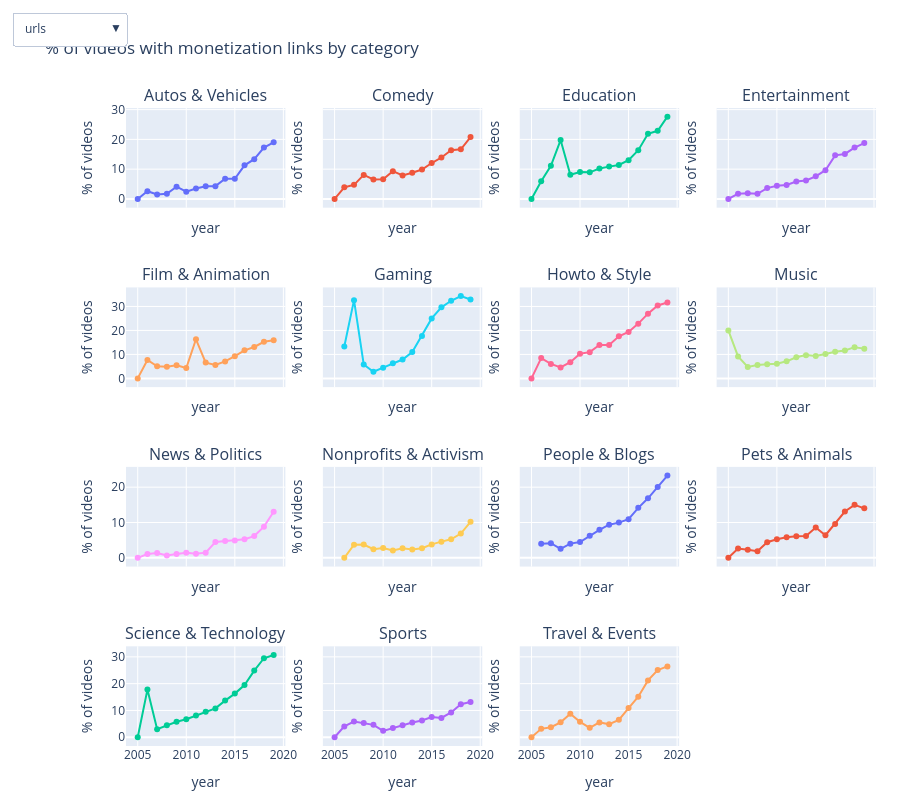

Notebook source saved alongside this figure:
### Markdown cell above
### Exploratory View of Link Usage Trends

Before preparing the final visualizations for the website, I created an exploratory overview to inspect general link adoption trends across YouTube categories.  
This view shows small multiples of time series by category, with an interactive selector to switch between different link types (e.g., monetization, content, social).

The goal of this step is not presentation, but validation: to understand overall patterns, relative timing, and category-level differences before designing more focused visual narratives.

### Code cell
df = df_calculated.copy()
cats = sorted(df["yt_category"].unique())
n_cats = len(cats)

# layout for small multiples
cols = 4
rows = (n_cats + cols - 1) // cols

fig = make_subplots(
    rows=rows, cols=cols,
    shared_xaxes=True, shared_yaxes=True,
    subplot_titles=cats,
)

# build one trace per (category, metric)
metric_names = ["urls", "monetization", "content", "social"]
metric_map = {m: "videos_with_" + m + "_pct" for m in metric_names}

traces = []
for i, cat in enumerate(cats):
    r = i // cols + 1
    c = i % cols + 1
    sub = df[df["yt_category"] == cat].sort_values("year")
    for m_name, col in metric_map.items():
        trace = go.Scatter(
            x=sub["year"],
            y=sub[col],
            mode="lines+markers",
            name=m_name,
            visible=(m_name == "monetization"),  # default
            showlegend=False,
        )
        fig.add_trace(trace, row=r, col=c)
        traces.append((cat, m_name))

# build buttons: each button toggles visibility of traces
buttons = []
for m_name in metric_names:
    visible = []
    for (_, trace_metric) in traces:
        visible.append(trace_metric == m_name)
    buttons.append(
        dict(
            label=m_name,
            method="update",
            args=[{"visible": visible},
                  {"title": f"% of videos with {m_name} links by category"}],
        )
    )

fig.update_layout(
    height=800,
    title="% of videos with monetization links by category",
    updatemenus=[dict(
        type="dropdown",
        x=0,
        y=1.15,
        showactive=True,
        buttons=buttons
    )],
    margin=dict(l=40, r=20, t=80, b=40),
)

fig.update_yaxes(title="% of videos")
fig.update_xaxes(title="year")

fig.show()

### Figure 1 — Plotly figure (JSON) as saved in the notebook; plotly's stock layout.template omitted (floating-point values rounded to 4 significant figures)
{"data": [{"mode": "lines+markers", "name": "urls", "showlegend": false, "type": "scatter", "visible": false, "x": [2005, 2006, 2007, 2008, 2009, 2010, 2011, 2012, 2013, 2014, 2015, 2016, 2017, 2018, 2019], "xaxis": "x", "y": [0, 55.74, 43.81, 45.72, 41.49, 44.67, 48.37, 51.98, 54.09, 55.97, 67.03, 63.5, 63.89, 68.45, 73.25], "yaxis": "y"}, {"mode": "lines+markers", "name": "monetization", "showlegend": false, "type": "scatter", "visible": true, "x": [2005, 2006, 2007, 2008, 2009, 2010, 2011, 2012, 2013, 2014, 2015, 2016, 2017, 2018, 2019], "xaxis": "x", "y": [0, 2.604, 1.507, 1.764, 4.104, 2.46, 3.508, 4.264, 4.305, 6.799, 6.769, 11.28, 13.36, 17.27, 19.01], "yaxis": "y"}, {"mode": "lines+markers", "name": "content", "showlegend": false, "type": "scatter", "visible": false, "x": [2005, 2006, 2007, 2008, 2009, 2010, 2011, 2012, 2013, 2014, 2015, 2016, 2017, 2018, 2019], "xaxis": "x", "y": [0, 2.604, 5.783, 4.168, 8.47, 6.44, 10.89, 13.71, 20.31, 21.58, 20.69, 28.6, 28.19, 27.54, 25.88], "yaxis": "y"}, {"mode": "lines+markers", "name": "social", "showlegend": false, "type": "scatter", "visible": false, "x": [2005, 2006, 2007, 2008, 2009, 2010, 2011, 2012, 2013, 2014, 2015, 2016, 2017, 2018, 2019], "xaxis": "x", "y": [0, 8.445, 13.13, 7.09, 8.041, 7.862, 12.96, 19.13, 23.32, 25.9, 44.08, 35.54, 34.35, 34.35, 34.11], "yaxis": "y"}, {"mode": "lines+markers", "name": "urls", "showlegend": false, "type": "scatter", "visible": false, "x": [2005, 2006, 2007, 2008, 2009, 2010, 2011, 2012, 2013, 2014, 2015, 2016, 2017, 2018, 2019], "xaxis": "x2", "y": [48.28, 35.47, 39.59, 43.92, 49.96, 50.7, 53.97, 53.52, 57.47, 62.02, 59.62, 59.71, 59.41, 61.09, 69.13], "yaxis": "y2"}, {"mode": "lines+markers", "name": "monetization", "showlegend": false, "type": "scatter", "visible": true, "x": [2005, 2006, 2007, 2008, 2009, 2010, 2011, 2012, 2013, 2014, 2015, 2016, 2017, 2018, 2019], "xaxis": "x2", "y": [0, 3.916, 4.742, 8.069, 6.55, 6.635, 9.328, 7.902, 8.809, 9.887, 12.06, 13.91, 16.35, 16.66, 20.79], "yaxis": "y2"}, {"mode": "lines+markers", "name": "content", "showlegend": false, "type": "scatter", "visible": false, "x": [2005, 2006, 2007, 2008, 2009, 2010, 2011, 2012, 2013, 2014, 2015, 2016, 2017, 2018, 2019], "xaxis": "x2", "y": [6.897, 13.24, 15.96, 21.53, 22.49, 25.21, 26.35, 29.12, 31.87, 36.39, 34.41, 35.86, 33.99, 32.94, 39.78], "yaxis": "y2"}, {"mode": "lines+markers", "name": "social", "showlegend": false, "type": "scatter", "visible": false, "x": [2005, 2006, 2007, 2008, 2009, 2010, 2011, 2012, 2013, 2014, 2015, 2016, 2017, 2018, 2019], "xaxis": "x2", "y": [3.448, 11.2, 11.73, 16.84, 23.92, 25.18, 31.25, 34.07, 37.14, 44.4, 42.32, 40.78, 40.35, 41.32, 45.63], "yaxis": "y2"}, {"mode": "lines+markers", "name": "urls", "showlegend": false, "type": "scatter", "visible": false, "x": [2005, 2006, 2007, 2008, 2009, 2010, 2011, 2012, 2013, 2014, 2015, 2016, 2017, 2018, 2019], "xaxis": "x3", "y": [0, 57.4, 53.76, 51.65, 51.6, 52.59, 53.94, 58.53, 61.4, 62.56, 67.71, 68.54, 73.63, 77.66, 77.49], "yaxis": "y3"}, {"mode": "lines+markers", "name": "monetization", "showlegend": false, "type": "scatter", "visible": true, "x": [2005, 2006, 2007, 2008, 2009, 2010, 2011, 2012, 2013, 2014, 2015, 2016, 2017, 2018, 2019], "xaxis": "x3", "y": [0, 5.917, 11.15, 19.76, 8.143, 9.055, 8.934, 10.21, 10.86, 11.4, 13.01, 16.37, 21.89, 22.89, 27.63], "yaxis": "y3"}, {"mode": "lines+markers", "name": "content", "showlegend": false, "type": "scatter", "visible": false, "x": [2005, 2006, 2007, 2008, 2009, 2010, 2011, 2012, 2013, 2014, 2015, 2016, 2017, 2018, 2019], "xaxis": "x3", "y": [0, 11.24, 13.27, 8.399, 10.36, 11.71, 14.89, 16.47, 17.07, 20.03, 24.14, 28.21, 32.31, 34.48, 39.02], "yaxis": "y3"}, {"mode": "lines+markers", "name": "social", "showlegend": false, "type": "scatter", "visible": false, "x": [2005, 2006, 2007, 2008, 2009, 2010, 2011, 2012, 2013, 2014, 2015, 2016, 2017, 2018, 2019], "xaxis": "x3", "y": [0, 13.02, 5.229, 4.82, 7.546, 11.14, 11.78, 14.25, 18.45, 21.43, 24.3, 27.25, 34.34, 36.48, 40.65], "yaxis": "y3"}, {"mode": "lines+markers", "name": "urls", "showlegend": false, "type": "scatter", "visible": false, "x": [2005, 2006, 2007, 2008, 2009, 2010, 2011, 2012, 2013, 2014, 2015, 2016, 2017, 2018, 2019], "xaxis": "x4", "y": [14.29, 28.48, 43.69, 40.3, 46.85, 47.81, 50.01, 60.05, 63.28, 66.89, 69.65, 75.5, 74.53, 74.98, 76.29], "yaxis": "y4"}, {"mode": "lines+markers", "name": "monetization", "showlegend": false, "type": "scatter", "visible": true, "x": [2005, 2006, 2007, 2008, 2009, 2010, 2011, 2012, 2013, 2014, 2015, 2016, 2017, 2018, 2019], "xaxis": "x4", "y": [0, 1.72, 1.891, 1.749, 3.645, 4.402, 4.675, 5.877, 6.216, 7.597, 9.65, 14.63, 15.11, 17.24, 18.76], "yaxis": "y4"}, {"mode": "lines+markers", "name": "content", "showlegend": false, "type": "scatter", "visible": false, "x": [2005, 2006, 2007, 2008, 2009, 2010, 2011, 2012, 2013, 2014, 2015, 2016, 2017, 2018, 2019], "xaxis": "x4", "y": [7.937, 3.379, 9.552, 11.72, 12.71, 14.6, 20.66, 26.99, 31.5, 31.97, 36.4, 40.42, 43.35, 42.31, 39.85], "yaxis": "y4"}, {"mode": "lines+markers", "name": "social", "showlegend": false, "type": "scatter", "visible": false, "x": [2005, 2006, 2007, 2008, 2009, 2010, 2011, 2012, 2013, 2014, 2015, 2016, 2017, 2018, 2019], "xaxis": "x4", "y": [3.175, 6.18, 10.86, 9.686, 15.84, 18.04, 20.62, 29.64, 37.07, 38.81, 44.06, 51.52, 49.82, 49.67, 50.81], "yaxis": "y4"}, {"mode": "lines+markers", "name": "urls", "showlegend": false, "type": "scatter", "visible": false, "x": [2005, 2006, 2007, 2008, 2009, 2010, 2011, 2012, 2013, 2014, 2015, 2016, 2017, 2018, 2019], "xaxis": "x5", "y": [11.11, 43.8, 41.98, 45.47, 51.39, 51.02, 62.53, 62.86, 64.27, 70.47, 67.96, 67.04, 66.81, 68.47, 70.1], "yaxis": "y5"}, {"mode": "lines+markers", "name": "monetization", "showlegend": false, "type": "scatter", "visible": true, "x": [2005, 2006, 2007, 2008, 2009, 2010, 2011, 2012, 2013, 2014, 2015, 2016, 2017, 2018, 2019], "xaxis": "x5", "y": [0, 7.707, 5.033, 4.864, 5.436, 4.356, 16.32, 6.581, 5.617, 7.092, 9.251, 11.71, 13.11, 15.26, 15.87], "yaxis": "y5"}, {"mode": "lines+markers", "name": "content", "showlegend": false, "type": "scatter", "visible": false, "x": [2005, 2006, 2007, 2008, 2009, 2010, 2011, 2012, 2013, 2014, 2015, 2016, 2017, 2018, 2019], "xaxis": "x5", "y": [0, 9.854, 11.36, 8.025, 12.09, 14.55, 23.4, 23.59, 25.12, 30.83, 33.28, 34.74, 37.02, 37.52, 32.17], "yaxis": "y5"}, {"mode": "lines+markers", "name": "social", "showlegend": false, "type": "scatter", "visible": false, "x": [2005, 2006, 2007, 2008, 2009, 2010, 2011, 2012, 2013, 2014, 2015, 2016, 2017, 2018, 2019], "xaxis": "x5", "y": [0, 17.07, 6.535, 7.612, 14.99, 19.96, 35.97, 30.39, 31.46, 33.87, 36.12, 35.8, 35.15, 35.28, 31.24], "yaxis": "y5"}, {"mode": "lines+markers", "name": "urls", "showlegend": false, "type": "scatter", "visible": false, "x": [2006, 2007, 2008, 2009, 2010, 2011, 2012, 2013, 2014, 2015, 2016, 2017, 2018, 2019], "xaxis": "x6", "y": [35.88, 49.84, 39.25, 36.03, 41.62, 55.63, 65.85, 76.07, 82.13, 83.5, 84.29, 84.95, 86.46, 86.82], "yaxis": "y6"}, {"mode": "lines+markers", "name": "monetization", "showlegend": false, "type": "scatter", "visible": true, "x": [2006, 2007, 2008, 2009, 2010, 2011, 2012, 2013, 2014, 2015, 2016, 2017, 2018, 2019], "xaxis": "x6", "y": [13.29, 32.64, 5.792, 2.77, 4.475, 6.336, 7.863, 10.98, 17.7, 25.04, 29.65, 32.38, 34.33, 32.93], "yaxis": "y6"}, {"mode": "lines+markers", "name": "content", "showlegend": false, "type": "scatter", "visible": false, "x": [2006, 2007, 2008, 2009, 2010, 2011, 2012, 2013, 2014, 2015, 2016, 2017, 2018, 2019], "xaxis": "x6", "y": [15.95, 18.78, 11.78, 13.1, 15.84, 25.46, 35.64, 45.24, 50.37, 52.06, 50.55, 50.39, 50.25, 51.85], "yaxis": "y6"}, {"mode": "lines+markers", "name": "social", "showlegend": false, "type": "scatter", "visible": false, "x": [2006, 2007, 2008, 2009, 2010, 2011, 2012, 2013, 2014, 2015, 2016, 2017, 2018, 2019], "xaxis": "x6", "y": [14.29, 5.087, 9.742, 9.706, 12.91, 25.81, 41.16, 54.27, 61.82, 62.89, 63.85, 63.69, 64.58, 65.73], "yaxis": "y6"}, {"mode": "lines+markers", "name": "urls", "showlegend": false, "type": "scatter", "visible": false, "x": [2005, 2006, 2007, 2008, 2009, 2010, 2011, 2012, 2013, 2014, 2015, 2016, 2017, 2018, 2019], "xaxis": "x7", "y": [30, 48.83, 54.57, 58.12, 62.05, 68.87, 67.84, 74.9, 79.74, 81.88, 83.5, 83.27, 84.1, 84.08, 84.23], "yaxis": "y7"}, {"mode": "lines+markers", "name": "monetization", "showlegend": false, "type": "scatter", "visible": true, "x": [2005, 2006, 2007, 2008, 2009, 2010, 2011, 2012, 2013, 2014, 2015, 2016, 2017, 2018, 2019], "xaxis": "x7", "y": [0, 8.459, 6.028, 4.574, 6.778, 10.26, 10.93, 13.93, 13.96, 17.57, 19.39, 22.85, 27.01, 30.42, 31.69], "yaxis": "y7"}, {"mode": "lines+markers", "name": "content", "showlegend": false, "type": "scatter", "visible": false, "x": [2005, 2006, 2007, 2008, 2009, 2010, 2011, 2012, 2013, 2014, 2015, 2016, 2017, 2018, 2019], "xaxis": "x7", "y": [15, 4.188, 10.07, 11.72, 15.0, 21.02, 24.33, 31.08, 38.71, 41.01, 43.62, 45.62, 46.97, 46.67, 46.57], "yaxis": "y7"}, {"mode": "lines+markers", "name": "social", "showlegend": false, "type": "scatter", "visible": false, "x": [2005, 2006, 2007, 2008, 2009, 2010, 2011, 2012, 2013, 2014, 2015, 2016, 2017, 2018, 2019], "xaxis": "x7", "y": [0, 11.14, 8.347, 10.84, 17.03, 22.0, 30.5, 37.88, 44.81, 49.95, 51.0, 51.69, 52.34, 52.64, 53.51], "yaxis": "y7"}, {"mode": "lines+markers", "name": "urls", "showlegend": false, "type": "scatter", "visible": false, "x": [2005, 2006, 2007, 2008, 2009, 2010, 2011, 2012, 2013, 2014, 2015, 2016, 2017, 2018, 2019], "xaxis": "x8", "y": [80, 48.94, 44.29, 42.91, 46.48, 47.01, 50.9, 59.07, 64.19, 67.42, 69.94, 71.89, 71.89, 67.44, 59.89], "yaxis": "y8"}, {"mode": "lines+markers", "name": "monetization", "showlegend": false, "type": "scatter", "visible": true, "x": [2005, 2006, 2007, 2008, 2009, 2010, 2011, 2012, 2013, 2014, 2015, 2016, 2017, 2018, 2019], "xaxis": "x8", "y": [20, 9.155, 4.748, 5.564, 5.917, 6.12, 7.125, 8.823, 9.706, 9.3, 10.18, 11.1, 11.66, 13.03, 12.42], "yaxis": "y8"}, {"mode": "lines+markers", "name": "content", "showlegend": false, "type": "scatter", "visible": false, "x": [2005, 2006, 2007, 2008, 2009, 2010, 2011, 2012, 2013, 2014, 2015, 2016, 2017, 2018, 2019], "xaxis": "x8", "y": [10, 7.422, 9.719, 9.435, 13.07, 14.38, 17.45, 24.0, 29.27, 31.98, 37.98, 41.12, 41.62, 39.35, 35.62], "yaxis": "y8"}, {"mode": "lines+markers", "name": "social", "showlegend": false, "type": "scatter", "visible": false, "x": [2005, 2006, 2007, 2008, 2009, 2010, 2011, 2012, 2013, 2014, 2015, 2016, 2017, 2018, 2019], "xaxis": "x8", "y": [30, 16.9, 17.0, 16.14, 19.69, 18.59, 23.24, 30.65, 35.3, 41.17, 44.85, 46.46, 47.45, 45.5, 40.62], "yaxis": "y8"}, {"mode": "lines+markers", "name": "urls", "showlegend": false, "type": "scatter", "visible": false, "x": [2005, 2006, 2007, 2008, 2009, 2010, 2011, 2012, 2013, 2014, 2015, 2016, 2017, 2018, 2019], "xaxis": "x9", "y": [14.29, 26.5, 25.65, 35.97, 25.98, 23.98, 25.41, 31.1, 36.01, 42.51, 52.99, 53.82, 56.72, 59.33, 67.83], "yaxis": "y9"}, {"mode": "lines+markers", "name": "monetization", "showlegend": false, "type": "scatter", "visible": true, "x": [2005, 2006, 2007, 2008, 2009, 2010, 2011, 2012, 2013, 2014, 2015, 2016, 2017, 2018, 2019], "xaxis": "x9", "y": [0, 1.063, 1.386, 0.6609, 1.054, 1.437, 1.171, 1.468, 4.46, 4.755, 4.914, 5.257, 6.154, 8.828, 13.06], "yaxis": "y9"}, {"mode": "lines+markers", "name": "content", "showlegend": false, "type": "scatter", "visible": false, "x": [2005, 2006, 2007, 2008, 2009, 2010, 2011, 2012, 2013, 2014, 2015, 2016, 2017, 2018, 2019], "xaxis": "x9", "y": [0, 5.543, 3.9, 3.573, 2.183, 3.448, 3.996, 5.686, 9.99, 15.2, 18.63, 19.78, 18.82, 23.24, 27.9], "yaxis": "y9"}, {"mode": "lines+markers", "name": "social", "showlegend": false, "type": "scatter", "visible": false, "x": [2005, 2006, 2007, 2008, 2009, 2010, 2011, 2012, 2013, 2014, 2015, 2016, 2017, 2018, 2019], "xaxis": "x9", "y": [14.29, 3.872, 2.563, 2.639, 5.138, 6.086, 8.152, 10.63, 12.93, 22.16, 31.04, 34.64, 38.53, 45.56, 54.76], "yaxis": "y9"}, {"mode": "lines+markers", "name": "urls", "showlegend": false, "type": "scatter", "visible": false, "x": [2006, 2007, 2008, 2009, 2010, 2011, 2012, 2013, 2014, 2015, 2016, 2017, 2018, 2019], "xaxis": "x10", "y": [70.27, 55.08, 57.96, 47.14, 47.18, 42.83, 50.23, 52.68, 39.95, 62.64, 68.82, 63.79, 66.16, 68.76], "yaxis": "y10"}, {"mode": "lines+markers", "name": "monetization", "showlegend": false, "type": "scatter", "visible": true, "x": [2006, 2007, 2008, 2009, 2010, 2011, 2012, 2013, 2014, 2015, 2016, 2017, 2018, 2019], "xaxis": "x10", "y": [0, 3.697, 3.756, 2.453, 2.773, 2.104, 2.7, 2.358, 2.734, 3.808, 4.586, 5.248, 6.862, 10.21], "yaxis": "y10"}, {"mode": "lines+markers", "name": "content", "showlegend": false, "type": "scatter", "visible": false, "x": [2006, 2007, 2008, 2009, 2010, 2011, 2012, 2013, 2014, 2015, 2016, 2017, 2018, 2019], "xaxis": "x10", "y": [8.108, 10.54, 4.949, 5.686, 5.666, 5.849, 9.19, 19.38, 10.27, 30.21, 30.12, 29.91, 32.29, 34.69], "yaxis": "y10"}, {"mode": "lines+markers", "name": "social", "showlegend": false, "type": "scatter", "visible": false, "x": [2006, 2007, 2008, 2009, 2010, 2011, 2012, 2013, 2014, 2015, 2016, 2017, 2018, 2019], "xaxis": "x10", "y": [37.84, 8.318, 3.707, 5.686, 7.472, 8.175, 11.76, 17.63, 11.77, 12.18, 23.29, 20.76, 25.47, 27.83], "yaxis": "y10"}, {"mode": "lines+markers", "name": "urls", "showlegend": false, "type": "scatter", "visible": false, "x": [2006, 2007, 2008, 2009, 2010, 2011, 2012, 2013, 2014, 2015, 2016, 2017, 2018, 2019], "xaxis": "x11", "y": [30.17, 42.58, 32.04, 42.37, 45.19, 49.59, 55.83, 56.77, 54.74, 54.99, 59.67, 60.97, 59.71, 64.24], "yaxis": "y11"}, {"mode": "lines+markers", "name": "monetization", "showlegend": false, "type": "scatter", "visible": true, "x": [2006, 2007, 2008, 2009, 2010, 2011, 2012, 2013, 2014, 2015, 2016, 2017, 2018, 2019], "xaxis": "x11", "y": [4.018, 4.125, 2.541, 4.02, 4.487, 6.267, 7.921, 9.38, 9.969, 10.92, 14.14, 16.85, 20.07, 23.29], "yaxis": "y11"}, {"mode": "lines+markers", "name": "content", "showlegend": false, "type": "scatter", "visible": false, "x": [2006, 2007, 2008, 2009, 2010, 2011, 2012, 2013, 2014, 2015, 2016, 2017, 2018, 2019], "xaxis": "x11", "y": [5.61, 8.894, 7.922, 9.861, 13.72, 17.36, 20.55, 25.18, 26.41, 27.53, 32.78, 34.07, 32.42, 34.7], "yaxis": "y11"}, {"mode": "lines+markers", "name": "social", "showlegend": false, "type": "scatter", "visible": false, "x": [2006, 2007, 2008, 2009, 2010, 2011, 2012, 2013, 2014, 2015, 2016, 2017, 2018, 2019], "xaxis": "x11", "y": [8.188, 8.038, 8.246, 11.06, 15.11, 21.88, 25.82, 29.58, 31.54, 33.65, 35.17, 35.63, 35.29, 37.43], "yaxis": "y11"}, {"mode": "lines+markers", "name": "urls", "showlegend": false, "type": "scatter", "visible": false, "x": [2005, 2006, 2007, 2008, 2009, 2010, 2011, 2012, 2013, 2014, 2015, 2016, 2017, 2018, 2019], "xaxis": "x12", "y": [9.091, 41.29, 26.26, 34.32, 39.98, 42.08, 45.0, 49.7, 53.4, 60.96, 60.52, 61.39, 69.4, 65.04, 62.61], "yaxis": "y12"}, {"mode": "lines+markers", "name": "monetization", "showlegend": false, "type": "scatter", "visible": true, "x": [2005, 2006, 2007, 2008, 2009, 2010, 2011, 2012, 2013, 2014, 2015, 2016, 2017, 2018, 2019], "xaxis": "x12", "y": [0, 2.653, 2.277, 1.864, 4.429, 5.251, 5.809, 6.125, 6.156, 8.595, 6.394, 9.595, 13.1, 15.01, 14.01], "yaxis": "y12"}, {"mode": "lines+markers", "name": "content", "showlegend": false, "type": "scatter", "visible": false, "x": [2005, 2006, 2007, 2008, 2009, 2010, 2011, 2012, 2013, 2014, 2015, 2016, 2017, 2018, 2019], "xaxis": "x12", "y": [1.818, 7.297, 4.96, 7.109, 10.83, 13.58, 12.32, 14.31, 18.78, 23.95, 19.84, 26.29, 30.38, 22.26, 20.42], "yaxis": "y12"}, {"mode": "lines+markers", "name": "social", "showlegend": false, "type": "scatter", "visible": false, "x": [2005, 2006, 2007, 2008, 2009, 2010, 2011, 2012, 2013, 2014, 2015, 2016, 2017, 2018, 2019], "xaxis": "x12", "y": [0, 14.76, 4.649, 6.921, 9.286, 11.16, 14.67, 21.4, 24.62, 34.54, 32.76, 31.88, 32.43, 32.12, 29.79], "yaxis": "y12"}, {"mode": "lines+markers", "name": "urls", "showlegend": false, "type": "scatter", "visible": false, "x": [2005, 2006, 2007, 2008, 2009, 2010, 2011, 2012, 2013, 2014, 2015, 2016, 2017, 2018, 2019], "xaxis": "x13", "y": [0, 60, 73.89, 51.69, 51.35, 54.0, 57.78, 58.04, 63.55, 68.3, 70.59, 73.25, 77.22, 77.42, 79.58], "yaxis": "y13"}, {"mode": "lines+markers", "name": "monetization", "showlegend": false, "type": "scatter", "visible": true, "x": [2005, 2006, 2007, 2008, 2009, 2010, 2011, 2012, 2013, 2014, 2015, 2016, 2017, 2018, 2019], "xaxis": "x13", "y": [0, 17.78, 2.984, 4.47, 5.793, 6.744, 8.107, 9.54, 10.77, 13.67, 16.29, 19.46, 24.86, 29.48, 30.67], "yaxis": "y13"}, {"mode": "lines+markers", "name": "content", "showlegend": false, "type": "scatter", "visible": false, "x": [2005, 2006, 2007, 2008, 2009, 2010, 2011, 2012, 2013, 2014, 2015, 2016, 2017, 2018, 2019], "xaxis": "x13", "y": [0, 1.111, 8.531, 8.391, 8.252, 10.48, 15.04, 18.59, 21.01, 26.16, 27.0, 29.53, 36.21, 35.35, 36.13], "yaxis": "y13"}, {"mode": "lines+markers", "name": "social", "showlegend": false, "type": "scatter", "visible": false, "x": [2005, 2006, 2007, 2008, 2009, 2010, 2011, 2012, 2013, 2014, 2015, 2016, 2017, 2018, 2019], "xaxis": "x13", "y": [0, 10, 4.184, 7.68, 11.99, 13.91, 20.16, 23.76, 25.36, 27.87, 31.62, 35.79, 40.89, 42.81, 45.42], "yaxis": "y13"}, {"mode": "lines+markers", "name": "urls", "showlegend": false, "type": "scatter", "visible": false, "x": [2005, 2006, 2007, 2008, 2009, 2010, 2011, 2012, 2013, 2014, 2015, 2016, 2017, 2018, 2019], "xaxis": "x14", "y": [33.33, 40.76, 29.83, 39.21, 40.17, 33.19, 37.87, 44.49, 50.44, 54.33, 59.24, 60.26, 63.61, 66.65, 67.34], "yaxis": "y14"}, {"mode": "lines+markers", "name": "monetization", "showlegend": false, "type": "scatter", "visible": true, "x": [2005, 2006, 2007, 2008, 2009, 2010, 2011, 2012, 2013, 2014, 2015, 2016, 2017, 2018, 2019], "xaxis": "x14", "y": [0, 4.039, 5.846, 5.277, 4.64, 2.397, 3.501, 4.505, 5.515, 6.263, 7.572, 7.201, 9.274, 12.34, 13.15], "yaxis": "y14"}, {"mode": "lines+markers", "name": "content", "showlegend": false, "type": "scatter", "visible": false, "x": [2005, 2006, 2007, 2008, 2009, 2010, 2011, 2012, 2013, 2014, 2015, 2016, 2017, 2018, 2019], "xaxis": "x14", "y": [33.33, 3.004, 3.644, 3.729, 4.254, 5.761, 8.08, 13.34, 17.07, 20.88, 23.73, 24.07, 25.3, 25.64, 26.36], "yaxis": "y14"}, {"mode": "lines+markers", "name": "social", "showlegend": false, "type": "scatter", "visible": false, "x": [2005, 2006, 2007, 2008, 2009, 2010, 2011, 2012, 2013, 2014, 2015, 2016, 2017, 2018, 2019], "xaxis": "x14", "y": [0, 3.988, 3.74, 5.594, 4.992, 7.149, 11.43, 17.99, 24.68, 30.34, 35.28, 35.76, 39.0, 43.69, 44.44], "yaxis": "y14"}, {"mode": "lines+markers", "name": "urls", "showlegend": false, "type": "scatter", "visible": false, "x": [2005, 2006, 2007, 2008, 2009, 2010, 2011, 2012, 2013, 2014, 2015, 2016, 2017, 2018, 2019], "xaxis": "x15", "y": [13.82, 23.76, 29.42, 33.05, 41.52, 39.58, 44.46, 45.08, 49.77, 51.33, 61.35, 61.36, 64.75, 65.67, 68.11], "yaxis": "y15"}, {"mode": "lines+markers", "name": "monetization", "showlegend": false, "type": "scatter", "visible": true, "x": [2005, 2006, 2007, 2008, 2009, 2010, 2011, 2012, 2013, 2014, 2015, 2016, 2017, 2018, 2019], "xaxis": "x15", "y": [0, 3.136, 3.756, 5.58, 8.775, 5.741, 3.508, 5.539, 4.899, 6.493, 10.9, 15.11, 21.22, 25.1, 26.43], "yaxis": "y15"}, {"mode": "lines+markers", "name": "content", "showlegend": false, "type": "scatter", "visible": false, "x": [2005, 2006, 2007, 2008, 2009, 2010, 2011, 2012, 2013, 2014, 2015, 2016, 2017, 2018, 2019], "xaxis": "x15", "y": [0, 7.841, 8.174, 6.595, 9.077, 10.05, 12.05, 14.54, 16.82, 18.32, 22.75, 28.82, 31.67, 30.66, 32.34], "yaxis": "y15"}, {"mode": "lines+markers", "name": "social", "showlegend": false, "type": "scatter", "visible": false, "x": [2005, 2006, 2007, 2008, 2009, 2010, 2011, 2012, 2013, 2014, 2015, 2016, 2017, 2018, 2019], "xaxis": "x15", "y": [0.813, 8.565, 6.286, 5.903, 12.23, 10.02, 12.01, 14.23, 14.98, 19.82, 43.57, 39.5, 37.43, 40.17, 46.54], "yaxis": "y15"}], "layout": {"annotations": [{"font": {"size": 16}, "showarrow": false, "text": "Autos & Vehicles", "x": 0.1062, "xanchor": "center", "xref": "paper", "y": 1, "yanchor": "bottom", "yref": "paper"}, {"font": {"size": 16}, "showarrow": false, "text": "Comedy", "x": 0.3688, "xanchor": "center", "xref": "paper", "y": 1, "yanchor": "bottom", "yref": "paper"}, {"font": {"size": 16}, "showarrow": false, "text": "Education", "x": 0.6313, "xanchor": "center", "xref": "paper", "y": 1, "yanchor": "bottom", "yref": "paper"}, {"font": {"size": 16}, "showarrow": false, "text": "Entertainment", "x": 0.8938, "xanchor": "center", "xref": "paper", "y": 1, "yanchor": "bottom", "yref": "paper"}, {"font": {"size": 16}, "showarrow": false, "text": "Film & Animation", "x": 0.1062, "xanchor": "center", "xref": "paper", "y": 0.7188, "yanchor": "bottom", "yref": "paper"}, {"font": {"size": 16}, "showarrow": false, "text": "Gaming", "x": 0.3688, "xanchor": "center", "xref": "paper", "y": 0.7188, "yanchor": "bottom", "yref": "paper"}, {"font": {"size": 16}, "showarrow": false, "text": "Howto & Style", "x": 0.6313, "xanchor": "center", "xref": "paper", "y": 0.7188, "yanchor": "bottom", "yref": "paper"}, {"font": {"size": 16}, "showarrow": false, "text": "Music", "x": 0.8938, "xanchor": "center", "xref": "paper", "y": 0.7188, "yanchor": "bottom", "yref": "paper"}, {"font": {"size": 16}, "showarrow": false, "text": "News & Politics", "x": 0.1062, "xanchor": "center", "xref": "paper", "y": 0.4375, "yanchor": "bottom", "yref": "paper"}, {"font": {"size": 16}, "showarrow": false, "text": "Nonprofits & Activism", "x": 0.3688, "xanchor": "center", "xref": "paper", "y": 0.4375, "yanchor": "bottom", "yref": "paper"}, {"font": {"size": 16}, "showarrow": false, "text": "People & Blogs", "x": 0.6313, "xanchor": "center", "xref": "paper", "y": 0.4375, "yanchor": "bottom", "yref": "paper"}, {"font": {"size": 16}, "showarrow": false, "text": "Pets & Animals", "x": 0.8938, "xanchor": "center", "xref": "paper", "y": 0.4375, "yanchor": "bottom", "yref": "paper"}, {"font": {"size": 16}, "showarrow": false, "text": "Science & Technology", "x": 0.1062, "xanchor": "center", "xref": "paper", "y": 0.1562, "yanchor": "bottom", "yref": "paper"}, {"font": {"size": 16}, "showarrow": false, "text": "Sports", "x": 0.3688, "xanchor": "center", "xref": "paper", "y": 0.1562, "yanchor": "bottom", "yref": "paper"}, {"font": {"size": 16}, "showarrow": false, "text": "Travel & Events", "x": 0.6313, "xanchor": "center", "xref": "paper", "y": 0.1562, "yanchor": "bottom", "yref": "paper"}], "height": 800, "margin": {"b": 40, "l": 40, "r": 20, "t": 80}, "title": {"text": "% of videos with monetization links by category"}, "updatemenus": [{"buttons": [{"args": [{"visible": [true, false, false, false, true, false, false, false, true, false, false, false, true, false, false, false, true, false, false, false, true, false, false, false, true, false, false, false, true, false, false, false, true, false, false, false, true, false, false, false, true, false, false, false, true, false, false, false, true, false, false, false, true, false, false, false, true, false, false, false]}, {"title": "% of videos with urls links by category"}], "label": "urls", "method": "update"}, {"args": [{"visible": [false, true, false, false, false, true, false, false, false, true, false, false, false, true, false, false, false, true, false, false, false, true, false, false, false, true, false, false, false, true, false, false, false, true, false, false, false, true, false, false, false, true, false, false, false, true, false, false, false, true, false, false, false, true, false, false, false, true, false, false]}, {"title": "% of videos with monetization links by category"}], "label": "monetization", "method": "update"}, {"args": [{"visible": [false, false, true, false, false, false, true, false, false, false, true, false, false, false, true, false, false, false, true, false, false, false, true, false, false, false, true, false, false, false, true, false, false, false, true, false, false, false, true, false, false, false, true, false, false, false, true, false, false, false, true, false, false, false, true, false, false, false, true, false]}, {"title": "% of videos with content links by category"}], "label": "content", "method": "update"}, {"args": [{"visible": [false, false, false, true, false, false, false, true, false, false, false, true, false, false, false, true, false, false, false, true, false, false, false, true, false, false, false, true, false, false, false, true, false, false, false, true, false, false, false, true, false, false, false, true, false, false, false, true, false, false, false, true, false, false, false, true, false, false, false, true]}, {"title": "% of videos with social links by category"}], "label": "social", "method": "update"}], "showactive": true, "type": "dropdown", "x": 0, "y": 1.15}], "xaxis": {"anchor": "y", "domain": [0, 0.2125], "matches": "x13", "showticklabels": false, "title": {"text": "year"}}, "xaxis10": {"anchor": "y10", "domain": [0.2625, 0.475], "matches": "x14", "showticklabels": false, "title": {"text": "year"}}, "xaxis11": {"anchor": "y11", "domain": [0.525, 0.7375], "matches": "x15", "showticklabels": false, "title": {"text": "year"}}, "xaxis12": {"anchor": "y12", "domain": [0.7875, 1], "matches": "x16", "showticklabels": false, "title": {"text": "year"}}, "xaxis13": {"anchor": "y13", "domain": [0, 0.2125], "title": {"text": "year"}}, "xaxis14": {"anchor": "y14", "domain": [0.2625, 0.475], "title": {"text": "year"}}, "xaxis15": {"anchor": "y15", "domain": [0.525, 0.7375], "title": {"text": "year"}}, "xaxis16": {"anchor": "y16", "domain": [0.7875, 1], "title": {"text": "year"}}, "xaxis2": {"anchor": "y2", "domain": [0.2625, 0.475], "matches": "x14", "showticklabels": false, "title": {"text": "year"}}, "xaxis3": {"anchor": "y3", "domain": [0.525, 0.7375], "matches": "x15", "showticklabels": false, "title": {"text": "year"}}, "xaxis4": {"anchor": "y4", "domain": [0.7875, 1], "matches": "x16", "showticklabels": false, "title": {"text": "year"}}, "xaxis5": {"anchor": "y5", "domain": [0, 0.2125], "matches": "x13", "showticklabels": false, "title": {"text": "year"}}, "xaxis6": {"anchor": "y6", "domain": [0.2625, 0.475], "matches": "x14", "showticklabels": false, "title": {"text": "year"}}, "xaxis7": {"anchor": "y7", "domain": [0.525, 0.7375], "matches": "x15", "showticklabels": false, "title": {"text": "year"}}, "xaxis8": {"anchor": "y8", "domain": [0.7875, 1], "matches": "x16", "showticklabels": false, "title": {"text": "year"}}, "xaxis9": {"anchor": "y9", "domain": [0, 0.2125], "matches": "x13", "showticklabels": false, "title": {"text": "year"}}, "yaxis": {"anchor": "x", "domain": [0.8438, 1], "title": {"text": "% of videos"}}, "yaxis10": {"anchor": "x10", "domain": [0.2812, 0.4375], "matches": "y9", "showticklabels": false, "title": {"text": "% of videos"}}, "yaxis11": {"anchor": "x11", "domain": [0.2812, 0.4375], "matches": "y9", "showticklabels": false, "title": {"text": "% of videos"}}, "yaxis12": {"anchor": "x12", "domain": [0.2812, 0.4375], "matches": "y9", "showticklabels": false, "title": {"text": "% of videos"}}, "yaxis13": {"anchor": "x13", "domain": [0, 0.1562], "title": {"text": "% of videos"}}, "yaxis14": {"anchor": "x14", "domain": [0, 0.1562], "matches": "y13", "showticklabels": false, "title": {"text": "% of videos"}}, "yaxis15": {"anchor": "x15", "domain": [0, 0.1562], "matches": "y13", "showticklabels": false, "title": {"text": "% of videos"}}, "yaxis16": {"anchor": "x16", "domain": [0, 0.1562], "matches": "y13", "showticklabels": false, "title": {"text": "% of videos"}}, "yaxis2": {"anchor": "x2", "domain": [0.8438, 1], "matches": "y", "showticklabels": false, "title": {"text": "% of videos"}}, "yaxis3": {"anchor": "x3", "domain": [0.8438, 1], "matches": "y", "showticklabels": false, "title": {"text": "% of videos"}}, "yaxis4": {"anchor": "x4", "domain": [0.8438, 1], "matches": "y", "showticklabels": false, "title": {"text": "% of videos"}}, "yaxis5": {"anchor": "x5", "domain": [0.5625, 0.7188], "title": {"text": "% of videos"}}, "yaxis6": {"anchor": "x6", "domain": [0.5625, 0.7188], "matches": "y5", "showticklabels": false, "title": {"text": "% of videos"}}, "yaxis7": {"anchor": "x7", "domain": [0.5625, 0.7188], "matches": "y5", "showticklabels": false, "title": {"text": "% of videos"}}, "yaxis8": {"anchor": "x8", "domain": [0.5625, 0.7188], "matches": "y5", "showticklabels": false, "title": {"text": "% of videos"}}, "yaxis9": {"anchor": "x9", "domain": [0.2812, 0.4375], "title": {"text": "% of videos"}}}}
